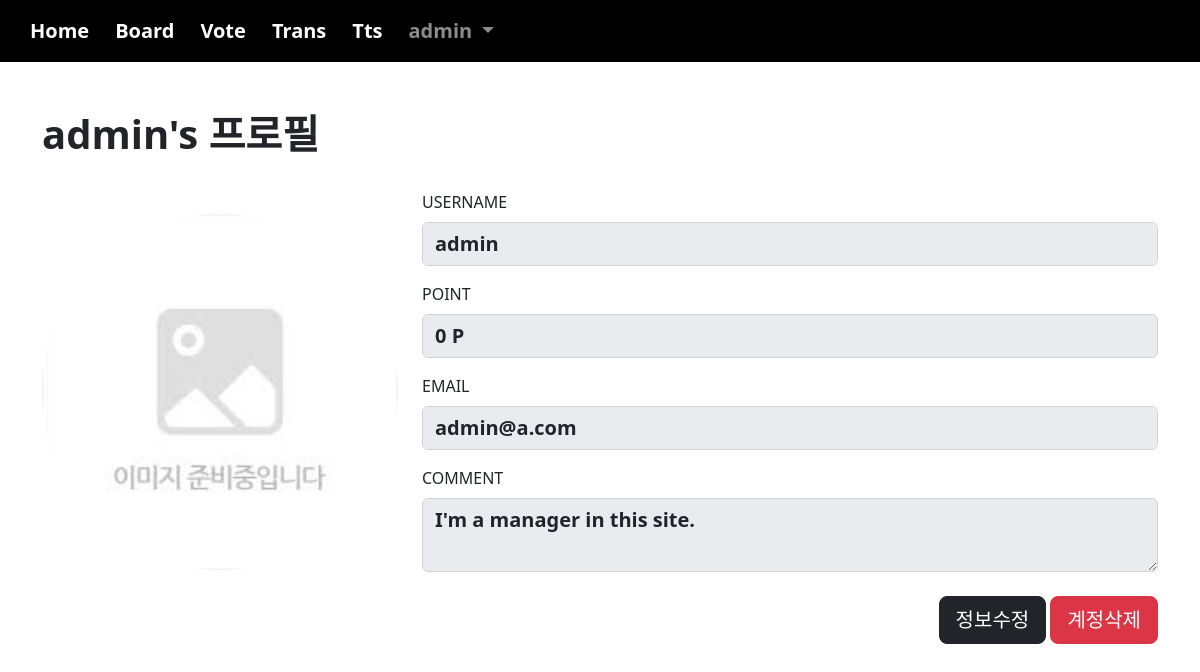
Screenshot of /acc/profile/ (signed in) with the database file from the repository.
### acc/models.py (models this page shows)
class User(AbstractUser) :
    pic = models.ImageField(upload_to='user')
    comment = models.TextField()
    point = models.IntegerField(default=0)
    def getpic(self) :
        if self.pic :
            return self.pic.url
        return '/media/noimage.jpg'

### acc/views.py (the view)
# urls.py: path('profile/', views.profile, name='profile'),
def profile(request) :
    return render(request, 'acc/profile.html')

### templates/acc/profile.html (shortened to what this page needs)
{% extends 'base.html' %}
{% block con %}
    <div class="container mt-5 mb-5">
        <h1><b>{{ user }}'s 프로필</b></h1>
        <div class="row">
            <div class="col-sm-4 mt-5 text-center" style="margin: auto;">
                <img src="{{ user.getpic }}" class="rounded-circle" width="100%">
            </div>
            <div class="col-sm-8">
                <label class="form-label mt-4">USERNAME</label>
                <input type="text" value="{{user}}" class="form-control" disabled>
                <label class="form-label mt-3">POINT</label>
                <input type="text" value="{{user.point}} P" class="form-control" disabled>
                <label class="form-label mt-3">EMAIL</label>
                <input type="text" value="{{user.email}}" class="form-control" disabled>
                <label class="form-label mt-3">COMMENT</label>
                <textarea class="form-control" disabled>{{ user.comment }}</textarea>
            </div>
        </div>
        <div class="mt-4 text-end">
            <a href="{% url 'acc:update' %}" class="btn btn-dark btn-lg">정보수정</a>
            <button type="button" class="btn btn-danger btn-lg" data-bs-toggle="modal" data-bs-target="#exampleModal">
                계정삭제
            </button>
        </div>
    </div>
{% endblock %}

### templates/base.html (shortened to what this page needs)
<!doctype html>
<html lang="en">
    <head>
        <link href="https://cdn.jsdelivr.net/npm/bootstrap@5.2.2/dist/css/bootstrap.min.css" rel="stylesheet">
    </head>
    <body>
        {% if user.is_authenticated %}
            <nav class="navbar navbar-expand-lg navbar-dark" style="background-color:black">
                <div class="container-fluid">
                    <div class="collapse navbar-collapse" id="navbarSupportedContent">
                        <ul class="navbar-nav me-auto mb-2 mb-lg-0">
                            <li class="nav-item">
                                <a class="nav-link active" aria-current="page" href="{% url 'acc:index' %}">Home</a>
                            </li>
                            <li class="nav-item">
                                <a class="nav-link active" aria-current="page" href="{% url 'board:index' %}">Board</a>
                            </li>
                            <li class="nav-item">
                                <a class="nav-link active" aria-current="page" href="{% url 'vote:index' %}">Vote</a>
                            </li>
                            <li class="nav-item">
                                <a class="nav-link active" aria-current="page" href="{% url 'trans:index' %}">Trans</a>
                            </li>
                            <li class="nav-item">
                                <a class="nav-link active" aria-current="page" href="{% url 'tts:index' %}">Tts</a>
                            </li>
                            <li class="nav-item dropdown">
                                <a class="nav-link dropdown-toggle" href="#" role="button" data-bs-toggle="dropdown" aria-expanded="false">
                                    {{ user }}
                                </a>
                            </li>
                        </ul>
                    </div>
                </div>
            </nav>
        {% endif %}
        {% block con %}
        {% endblock %}
    </body>
</html>

### templates/base.html (style rules this page uses)
.nav-item { font-size: 20px; font-weight: bold; margin-left: 10px; }
.form-control { font-weight: bold; font-size: 20px }

### rows the page displays
User: username "admin", point "0 P", email "admin@a.com", comment "I'm a manager in this site."
